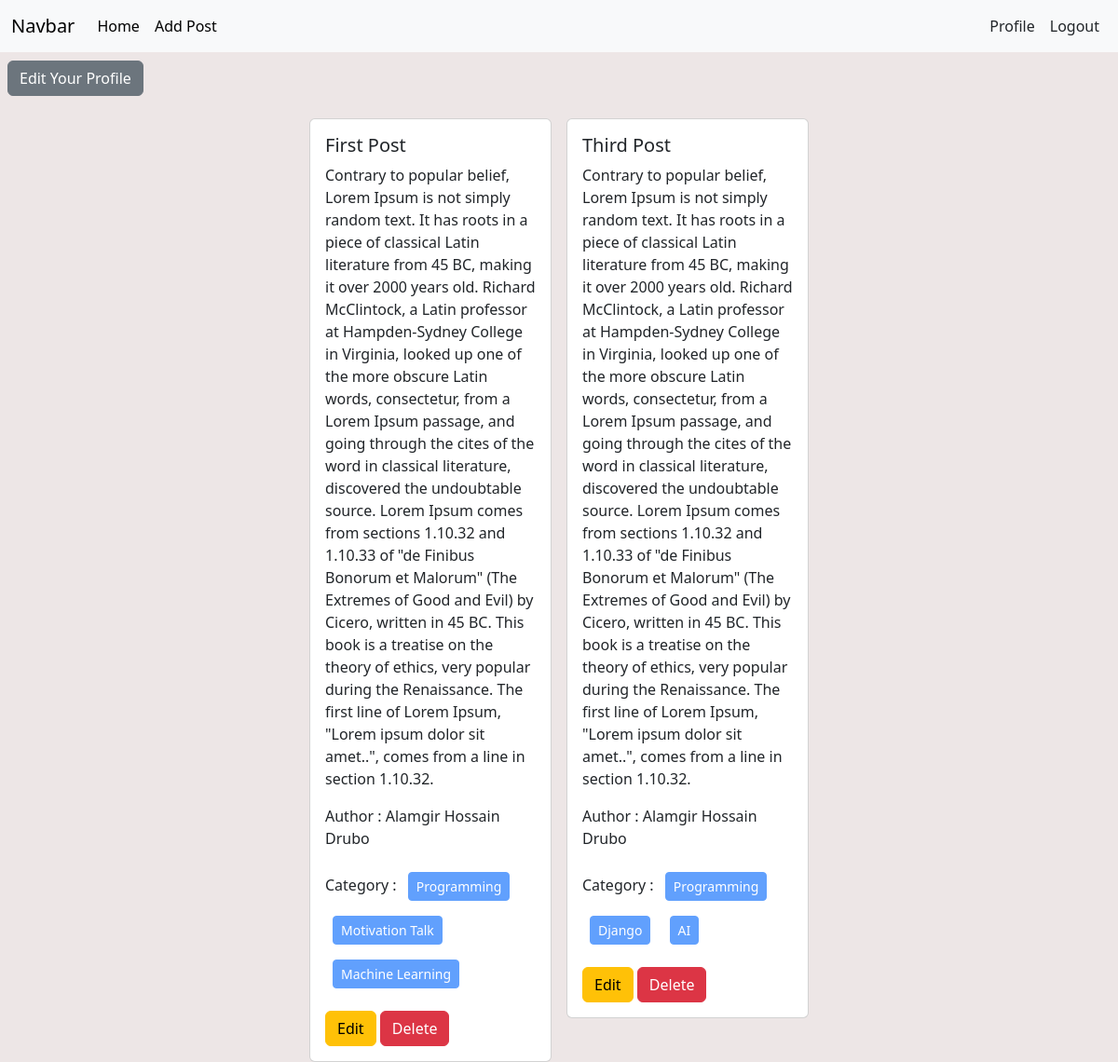
Screenshot of /author/profile/ (signed in) with the database file from the repository.
### posts/models.py (models this page shows, shortened)
class Post(models.Model):
    title = models.CharField(max_length=100)
    content = models.TextField()
    category = models.ManyToManyField(Category)
    author = models.ForeignKey(User, on_delete=models.CASCADE)
    images = models.ImageField(upload_to="posts/media/uploads/" , blank=True, null=True)

### categories/models.py (models this page shows, shortened)
class Category(models.Model):
    name = models.CharField(max_length=100)
    slug = models.SlugField(max_length=100, unique=True, blank=True, null=True)

### authors/views.py (the view)
# urls.py: path('profile/', views.profile, name='profile'),
@login_required
def profile(request):
    data = Post.objects.filter(author = request.user)
    return render(request, 'authors/profile.html', {'datas' : data})

### authors/templates/authors/profile.html
{% extends "base.html" %}
{% block content %}
<div>
    <h3 class="m-2"> <a class="btn btn-secondary" href="{% url 'edit_profile' %}">Edit Your Profile</a> </h3>
</div>
<div class="d-flex flex-wrap justify-content-center px-5">
    {% for data in datas %}
    <div class="col-sm-3 mb-3 mb-sm-0 pt-3">
        <div class="card mx-2 ">
          <div class="card-body">
            <h5 class="card-title">{{data.title}} </h5>
            <p class="card-text">{{data.content}} </p>
            <p> Author : {{data.author.first_name}}  {{data.author.last_name}} </p>
            <p> Category :
                {% for i in data.category.all %}
                <button class='btn btn-primary btn-sm m-2' disabled> {{i.name}} </button>
                {% endfor %}
            </p>
            <a href="{% url 'edit_post' data.id %}" class="btn btn-warning">Edit</a>
            <a href="{% url 'delete_post'  data.id %}" class="btn btn-danger">Delete</a>
          </div>
        </div>
      </div>
    {% endfor %}
  </div>
{% endblock  %}

### rows the page displays
Post: title "First Post", content "Contrary to popular belief, Lorem Ipsum is not simply random text. It has roots in a piece of classical Latin literature from 45 BC, making it over 2000 years old. Richard McClintock, a Latin professor at Hampden-Sydney College in Virginia, looked up one of the more obscure Latin words, consectetur, from a Lorem Ipsum passage, and going through the cites of the word in classical literature, discovered the undoubtable source. Lorem Ipsum comes from sections 1.10.32 and 1.10.33 of \"de Finibus Bonorum et Malorum\" (The Extremes of Good and Evil) by Cicero, written in 45 BC. This book is a treatise on the theory of ethics, very popular during the Renaissance. The first line of Lorem Ipsum,…", author.first_name "Alamgir Hossain", author.last_name "Drubo"
Category: name "Programming"
Category: name "Motivation Talk"
Category: name "Machine Learning"
Post: title "Third Post", content "Contrary to popular belief, Lorem Ipsum is not simply random text. It has roots in a piece of classical Latin literature from 45 BC, making it over 2000 years old. Richard McClintock, a Latin professor at Hampden-Sydney College in Virginia, looked up one of the more obscure Latin words, consectetur, from a Lorem Ipsum passage, and going through the cites of the word in classical literature, discovered the undoubtable source. Lorem Ipsum comes from sections 1.10.32 and 1.10.33 of \"de Finibus Bonorum et Malorum\" (The Extremes of Good and Evil) by Cicero, written in 45 BC. This book is a treatise on the theory of ethics, very popular during the Renaissance. The first line of Lorem Ipsum,…", author.first_name "Alamgir Hossain", author.last_name "Drubo"
Category: name "Django"
Category: name "AI"
